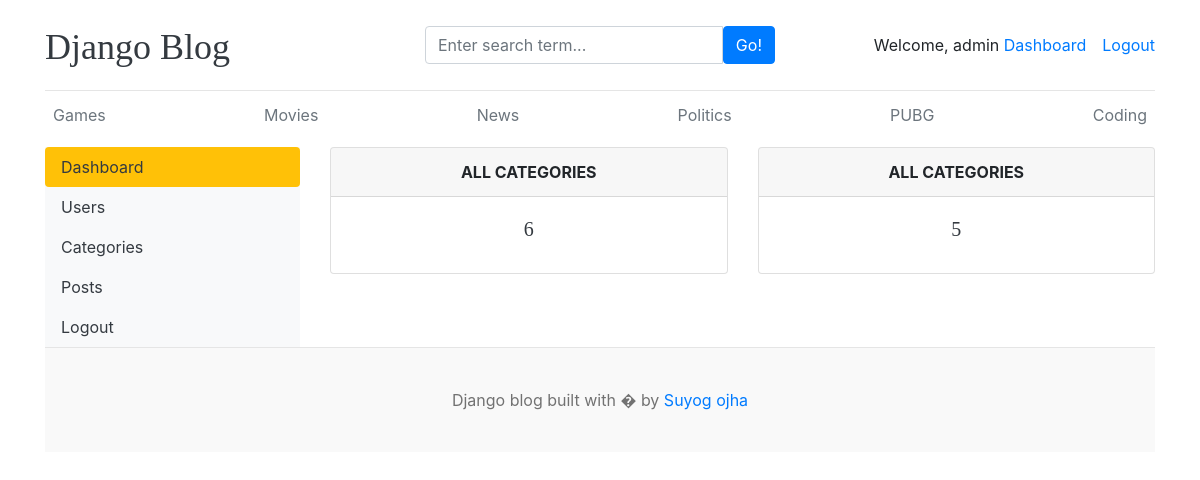
The page /dashboard/ (signed in) on the database its author committed.
### blogs/models.py (models this page shows, shortened)
class Category(models.Model):
    category_name = models.CharField(max_length=50, unique=True)
    created_at = models.DateTimeField(auto_now_add=True)
    updated_at = models.DateTimeField(auto_now=True)
    class Meta:
        verbose_name_plural = 'categories'

### dashboards/views.py (the view)
# urls.py: path('dashboard/', include('dashboards.urls')),
@login_required(login_url='login')
def dashboard(request):
    category_count = Category.objects.all().count()
    blog_count = Blog.objects.all().count()
    context = {
        'category_count': category_count,
        'blog_count': blog_count,
    }
    return render(request, 'dashboard/dashboard.html', context)

### blogs/context_processors.py (called while the page is built)
def get_categories(request):
    categories = Category.objects.all()
    return dict(categories=categories)

### templates/dashboard/dashboard.html
{% extends 'base.html' %}
{% block content %}
<div class="row">
    {% include 'dashboard/sidebar.html' %}
    <div class="col-md-9">
        <div class="row">
            <div class="col">
                <div class="card border-default mb-3">
                    <div class="card-header text-center text-uppercase font-weight-bold">All Categories
                    </div>
                    <div class="card-body text-dark">
                        <h5 class="card-title text-center">{{ category_count }}</h5>
                    </div>
                </div>
            </div>
            <div class="col">
                <div class="card border-default mb-3">
                    <div class="card-header text-center text-uppercase font-weight-bold">All Categories
                    </div>
                    <div class="card-body text-dark">
                        <h5 class="card-title text-center">{{ blog_count }}</h5>
                    </div>
                </div>
            </div>
        </div>
    </div>
</div>
{% endblock %}

### templates/base.html (shortened to what this page needs)
{% load static %}
<!DOCTYPE html>
<html lang="en">
<head>
    <link href="https://getbootstrap.com/docs/4.0/dist/css/bootstrap.min.css" rel="stylesheet">
    <link rel="stylesheet" href="/static/css/blog.css" type="text/css">
    <link rel="stylesheet" href="https://cdnjs.cloudflare.com/ajax/libs/font-awesome/4.7.0/css/font-awesome.min.css">
  </head>
<body>
    <div class="container">
      <header class="blog-header py-3">
        <div class="row flex-nowrap justify-content-between align-items-center">
          <div class="col-4 pt-1">
            <a class="blog-header-logo text-dark" href="/">Django Blog</a>
          </div>
          <div class="col-4">
            <form action="{% url 'search' %}" method="GET">
              <div class="input-group">
                <input class="form-control" type="text" name="keyword" value="{{ keyword }}" placeholder="Enter search term..." aria-label="Enter search term..." aria-describedby="button-search" />
                <button type="submit" class="btn btn-primary" id="button-search" type="button">Go!</button>
            </div>
            </form>
          </div>
          <div class="col-4 d-flex justify-content-end align-items-center">
            {% if not user.is_authenticated %}
            <a class="btn btn-sm btn-warning" href="{% url 'login' %}">Login</a> &nbsp;
            <a class="btn btn-sm btn-outline-secondary" href="{% url 'register' %}">Register</a>
            {% else %}
            <span>Welcome, {{ user }} <a href="{% url 'dashboard' %}"><span>Dashboard</span></a> </span>
            <span><a href="{% url 'logout' %}">Logout</a></span>
            {% endif %}
          </div>
        </div>
      </header>
      <div class="nav-scroller py-1 mb-2">
        <nav class="nav d-flex justify-content-between">
          {% for cat in categories %}
          <a class="p-2 text-muted" href="{% url 'posts_by_category' cat.id %}">{{ cat.category_name }}</a>
          {% endfor %}
        </nav>
      </div>
{% block content %}
{% endblock content %}
<footer class="blog-footer">
  <p>Django blog built with � by <a href="#">Suyog ojha</a></p>
</footer>
</body>
</html>

### blog_main/static/css/blog.css (style rules this page uses)
.blog-header { border-bottom: 1px solid #e5e5e5; }
.blog-header-logo { font-family: "Playfair Display", Georgia, "Times New Roman", serif; font-size: 2.25rem; }
h1, h2, h3, h4, h5, h6 { font-family: "Playfair Display", Georgia, "Times New Roman", serif; }
.blog-footer { padding: 2.5rem 0; color: #727272; text-align: center; background-color: #f9f9f9; border-top: .05rem solid #e5e5e5; }
.blog-footer p:last-child { margin-bottom: 0; }

### rows shown on the page
Category: category_name "Games"
Category: category_name "Movies"
Category: category_name "News"
Category: category_name "Politics"
Category: category_name "PUBG"
Category: category_name "Coding"

### other values the page prints
{{ user }} "admin"
{{ category_count }} "6"
{{ blog_count }} "5"
